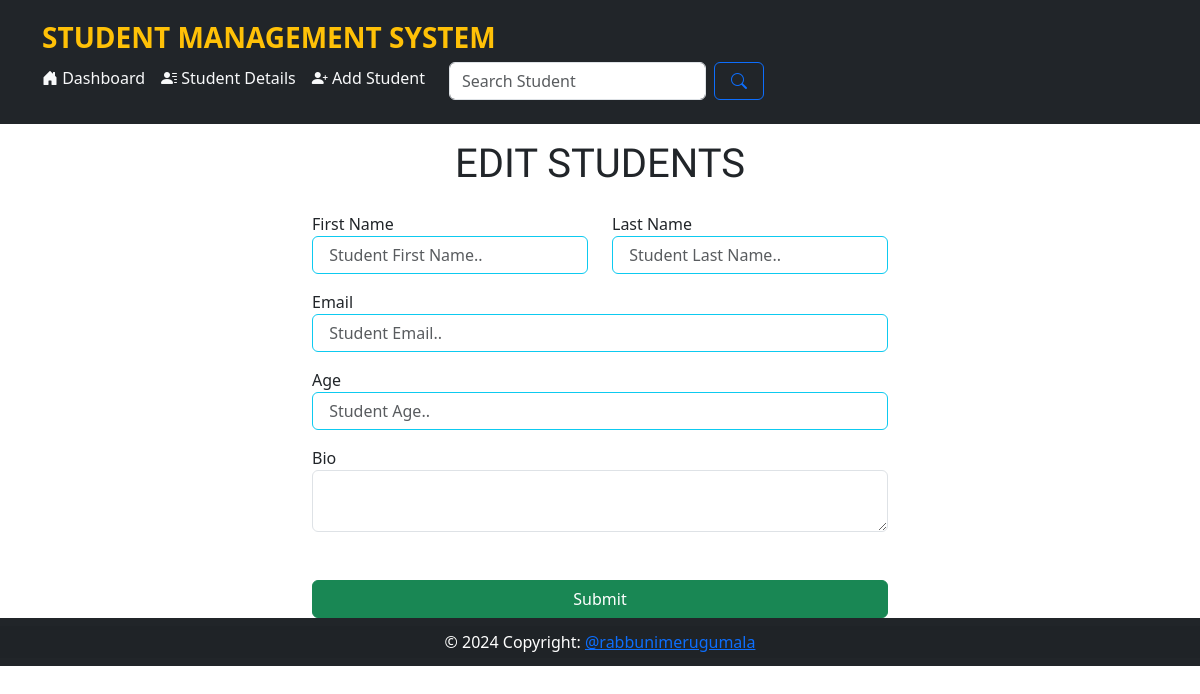
Before: /edit_student/3 with the older database file.
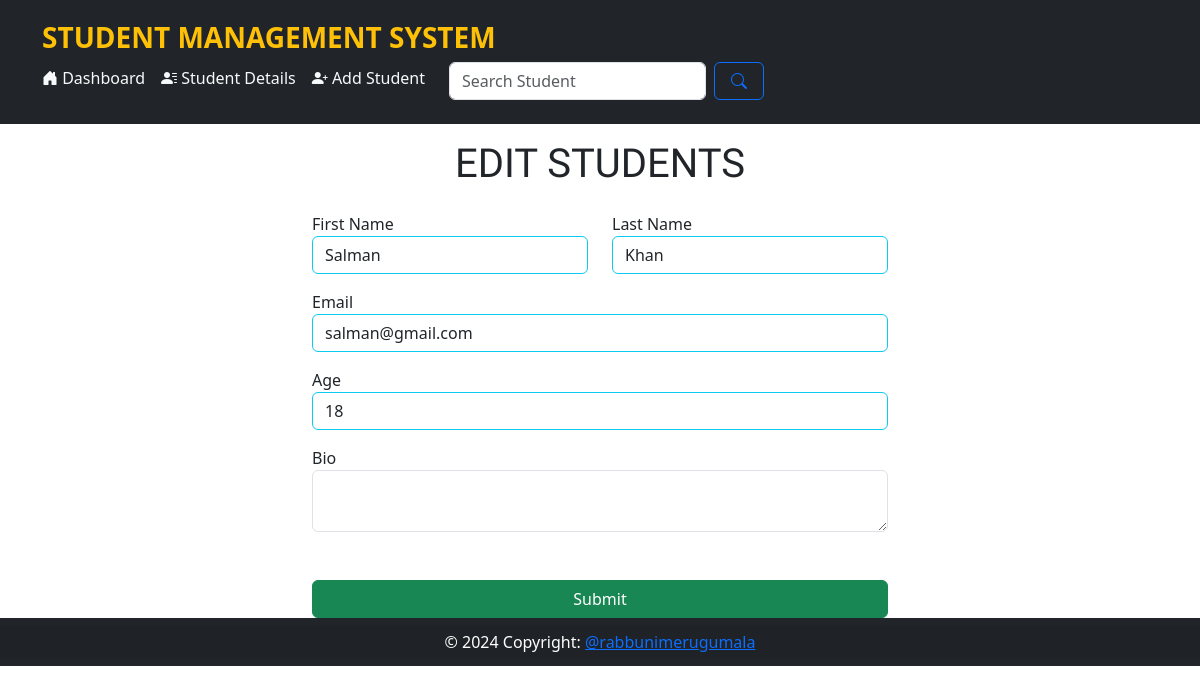
After: the same page with the newer database file.
### main.py (models this page shows)
class Student(db.Model):
    id = db.Column(db.Integer, primary_key=True)
    first_name = db.Column(db.String(100), nullable=False)
    last_name = db.Column(db.String(100), nullable=False)
    email = db.Column(db.String(80), unique=True, nullable=False)
    age = db.Column(db.Integer)
    created_at = db.Column(db.DateTime(timezone=True), server_default=func.now())
    bio = db.Column(db.Text)

### main.py (the view, shortened to what this page needs)
@app.route('/edit_student/<int:student_id>', methods=('GET', 'POST'))
def edit_student(student_id):
    student = Student.query.filter(Student.id == student_id).first()
    return render_template('edit_student.html', student=student)

### templates/edit_student.html (shortened to what this page needs)
{% extends 'base.html' %}
{% block content %}
<h1 style="font-family: 'Aclonica';font-size: 40px" class="text-center p-3">EDIT STUDENTS</h1>
<form method="post" class="container col-md-6">
    <div class="row">
        <div class="col-md-6 mb-3">
            <label for="first_name">First Name</label>
            <input value="{{student.first_name}}" type="text" class="form-control border border-info"
                   placeholder=" Student First Name.."
                   aria-label="First name" name="first_name" required>
        </div>
        <div class="col-md-6 mb-3">
            <label for="last_name">Last Name</label>
            <input value="{{student.last_name}}" type="text" class="form-control border border-info"
                   placeholder=" Student Last Name.."
                   aria-label="Last name" name="last_name" required>
        </div>
    </div>
    <div class="mb-3">
        <label for="email">Email</label>
        <input value="{{student.email}}" type="email" class="form-control border border-info"
               placeholder=" Student Email.."
               name="email"
               required>
    </div>
    <div class="mb-3">
        <label for="age">Age</label>
        <input value="{{student.age}}" type="text" class="form-control border border-info" placeholder=" Student Age.."
               name="age" required>
    </div>
    <div class="mb-5">
        <label for="bio">Bio</label>
        <textarea name="bio"
                  placeholder="Bio.."
                  class="form-control "
        >{{student.bio}}
    </textarea>
    </div>
    <div>
        <button class="btn btn-success w-100" type="submit">Submit</button>
    </div>
</form>
{% endblock %}

### templates/base.html (shortened to what this page needs)
<!doctype html>
<html lang="en">
<head>
    <link rel="stylesheet" href="{{ url_for('static', filename='styles/style.css') }}">
    <link rel="stylesheet" href="https://cdn.jsdelivr.net/npm/bootstrap@5.3.3/dist/css/bootstrap.min.css"/>
    <link rel="stylesheet" href="{{ url_for('static', filename='styles/style.css') }}">
    <link rel="stylesheet" href="https://cdn.jsdelivr.net/npm/bootstrap-icons@1.11.3/font/bootstrap-icons.min.css">
</head>
<body>
<div>
    <nav class="navbar navbar-light bg-dark py-3">
        <div class="container ">
            <a class="nav-link fw-semibold fs-3 text-warning" href="{{url_for('index')}}">STUDENT
                MANAGEMENT SYSTEM</a>
            <div class="collapse  d-flex justify-content-end" id="navbarNav">
                <ul class="nav nav-underline">
                    <li class="nav-item">
                        <a class="nav-link  {{'active text-primary' if request.path == '/' else 'text-light'}}"
                           href="{{url_for('index')}}"><i class="bi bi-house-door-fill"></i> Dashboard</a>
                    </li>
                    <li class="nav-item">
                        <a class="nav-link {{'active text-primary' if request.path == '/students' else 'text-light'}}"
                           href="{{url_for('students')}}"><i class="bi bi-person-lines-fill"></i> Student Details</a>
                    </li>
                    <li class="nav-item">
                        <a class="nav-link {{'active text-primary' if request.path == '/add_student' else 'text-light'}}"
                           href="{{url_for('add_student')}}"> <i class="bi bi-person-plus-fill"></i> Add Student</a>
                    </li>
                    <li class="nav-item">
                        <form method="post" action="{{url_for('search_student')}}" class="d-flex" role="search">
                            <input class="form-control mb-2 my-1 mx-2" type="search" name="student_id"
                                   placeholder="Search Student"
                                   aria-label="Search">
                            <button class="btn btn-outline-primary px-3 my-1 mb-2" type="submit"><i
                                    class="bi bi-search"></i></button>
                        </form>
                    </li>
                </ul>
            </div>
        </div>
    </nav>
</div>
{% block content %} {% endblock %}
<footer class="bg-dark text-center text-lg-start py-2 ">
    <div class="text-center p-1 text-white" style="background-color: rgba(0, 0, 0, 0.05);">
        © 2024 Copyright:
        <a class="text-body-primary" href="#">@rabbunimerugumala</a>
    </div>
</footer>
</body>
</html>

### static/styles/style.css (style rules this page uses)
* { margin:0; padding:0; }

Changed rows visible on the page:
added Student: first_name "Salman", last_name "Khan", email "salman@gmail.com", age "18"
